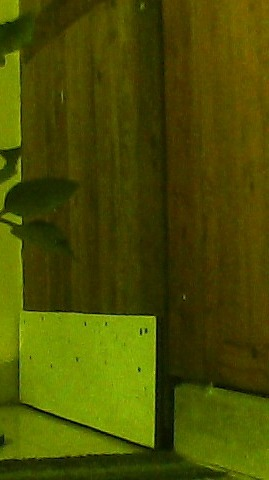
#> input picture tests/fixtures/rover_dead_blue_channel_20261021.jpg, 269 x 480 px
$ python -i leaf_proposal.py   (imports and definitions only)
#> lines starting #> are read from the running program, lines starting #| are printed output that depends on the picture; after the words box and inside, x2 and y2 are one past the last pixel; in counts of white or black regions, pixels touching at a corner belong together
#> further down, picture is the input picture: shape (480, 269, 3); mean B, G, R 2.7, 77.9, 74.4
"""Leaf-region proposal: frame -> illumination normalisation -> green mask -> crops.

This reuses the honest half of the delivered rover (`docs/rover_code_audit.md`
section 4): CLAHE on the LAB L-channel and a close-then-open morphology pass are
both sound. What is added is connected-component extraction, so the green mask
becomes a set of leaf crops a classifier can consume.

Two audited defects are fixed here and the fixes are flagged, not silent:

* **D1 - inverted gamma.** With the LUT convention ``out = (i/255)^(1/gamma) *
  255``, gamma > 1 brightens and gamma < 1 darkens. The delivered code applied
  ``gamma=2.0`` when the frame was already too bright and ``gamma=0.7`` when it
  was too dark, so both branches amplified the exposure problem. The constants
  are swapped here.
* **D10 - loose HSV bounds.** The inherited saturation floor of 30/255 admits
  grey and desaturated surfaces. The default is raised and, more importantly,
  exposed as a parameter instead of being buried as a literal.

The ``c > 1500`` spray-coverage threshold is **not** reimplemented here. It is
inherited, uncalibrated prototype logic (D9) and belongs to the *where to spray*
rule, not to leaf proposal.
"""
from __future__ import annotations

from dataclasses import dataclass

import cv2
import numpy as np


@dataclass
class ProposalConfig:
    # HSV gate. The inherited values were (25, 30, 30) - (95, 255, 255); the
    # saturation floor is raised to reject desaturated non-plant surfaces.
    hsv_lower: tuple[int, int, int] = (25, 60, 40)
    hsv_upper: tuple[int, int, int] = (95, 255, 255)
    #: reject components smaller than this many pixels
    min_component_area: int = 900
    #: pad each bounding box by this fraction of its size
    box_padding: float = 0.12
    #: crops are emitted square at this side length, ready for the classifier
    crop_size: int = 224
    #: at most this many crops per frame, largest first
    max_crops: int = 12
    bright_threshold: int = 170
    dark_threshold: int = 70


def adjust_gamma(image: np.ndarray, gamma: float) -> np.ndarray:
    """Gamma LUT. gamma > 1 brightens, gamma < 1 darkens.

    This is the convention the delivered code used, verified numerically in the
    audit: the LUT maps the 0..255 mean to 169.3 at gamma=2.0 and to 104.6 at
    gamma=0.7.
    """
    inv = 1.0 / gamma
    lut = np.array([((i / 255.0) ** inv) * 255 for i in range(256)]).astype("uint8")
    return cv2.LUT(image, lut)


def adaptive_vision(frame: np.ndarray, cfg: ProposalConfig | None = None) -> np.ndarray:
    """CLAHE on the LAB L-channel, then an exposure-correcting gamma pass."""
    cfg = cfg or ProposalConfig()
    lab = cv2.cvtColor(frame, cv2.COLOR_BGR2LAB)
#> lab: shape (480, 269, 3); mean of channels 0, 1, 2 79.5, 117.8, 165.4
    l, a, b = cv2.split(lab)
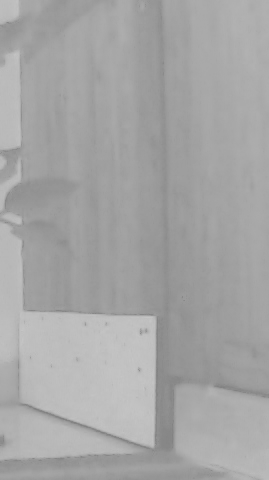
#> b: shape (480, 269); min 129, max 197, mean 165.4
    l = cv2.createCLAHE(clipLimit=2.0, tileGridSize=(8, 8)).apply(l)
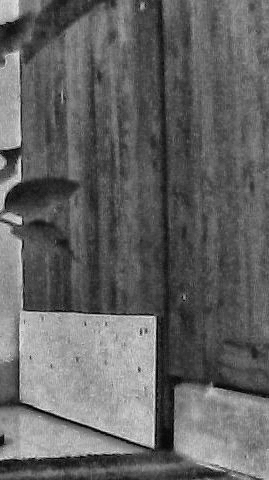
#> l: shape (480, 269); min 1, max 233, mean 99.5
    out = cv2.cvtColor(cv2.merge((l, a, b)), cv2.COLOR_LAB2BGR)
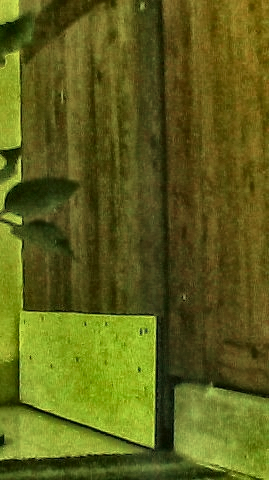
#> out: shape (480, 269, 3); mean B, G, R 25.4, 96.8, 94.3

    brightness = float(cv2.cvtColor(out, cv2.COLOR_BGR2GRAY).mean())
#> brightness = 87.9
    if brightness > cfg.bright_threshold:
        out = adjust_gamma(out, 0.7)  # D1 fix: darken an over-exposed frame
    elif brightness < cfg.dark_threshold:
        out = adjust_gamma(out, 2.0)  # D1 fix: brighten an under-exposed frame
    return out


def detect_green(frame: np.ndarray, cfg: ProposalConfig | None = None) -> np.ndarray:
    """Binary vegetation mask. Close-then-open, as in the delivered code."""
    cfg = cfg or ProposalConfig()
    hsv = cv2.cvtColor(frame, cv2.COLOR_BGR2HSV)
#> hsv: shape (480, 269, 3); mean H, S, V 30.4, 194.7, 102.1
    mask = cv2.inRange(hsv, np.array(cfg.hsv_lower), np.array(cfg.hsv_upper))
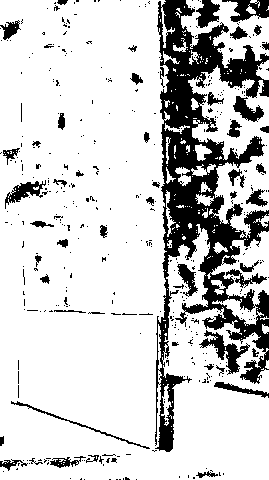
#> mask: shape (480, 269); 80.5% white; 415 black regions (362 under 20 px), largest, box (x1, y1, x2, y2) and area: (155, 0, 269, 452) 17706, (199, 330, 250, 375) 673, (222, 0, 269, 22) 557
    kernel = cv2.getStructuringElement(cv2.MORPH_ELLIPSE, (5, 5))
    mask = cv2.morphologyEx(mask, cv2.MORPH_CLOSE, kernel)
#> mask: shape (480, 269); 86.2% white; 77 black regions (8 under 20 px), largest, box (x1, y1, x2, y2) and area: (162, 127, 263, 274) 5212, (160, 0, 261, 128) 4733, (230, 319, 269, 349) 578
    mask = cv2.morphologyEx(mask, cv2.MORPH_OPEN, kernel)
#> mask: shape (480, 269); 85.4% white; 52 black regions (5 under 20 px), largest, box (x1, y1, x2, y2) and area: (158, 0, 269, 274) 11026, (186, 272, 269, 383) 2179, (231, 0, 269, 22) 538
    return mask


@dataclass
class LeafCrop:
    image: np.ndarray
    bbox: tuple[int, int, int, int]  # x, y, w, h
    area: int


def propose_leaf_crops(
    frame: np.ndarray, cfg: ProposalConfig | None = None
) -> list[LeafCrop]:
    """Frame -> illumination-normalised -> green mask -> components -> crops."""
    cfg = cfg or ProposalConfig()
    norm = adaptive_vision(frame, cfg)
    mask = detect_green(norm, cfg)

    n_labels, _labels, stats, _cent = cv2.connectedComponentsWithStats(mask, connectivity=8)
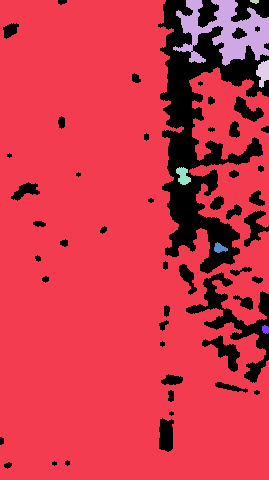
#> _labels: shape (480, 269) int32; 8 distinct labels, from 0 to 7; one colour per label, 0 black
#> n_labels = 8; stats = [[0, 0, 269, 469, 18915], [0, 0, 269, 480, 106465], [173, 0, 96, 66, 3160], [250, 0, 9, 4, 27], [256, 60, 13, 28, 237], [176, 167, 15, 18, 173], [214, 242, 14, 11, 93], [262, 325, 7, 9, 50]]
    h_img, w_img = frame.shape[:2]
#> h_img = 480; w_img = 269

    candidates = []
    for i in range(1, n_labels):  # 0 is background
        x, y, w, h, area = stats[i]
        if area < cfg.min_component_area:
            continue
        pad_x, pad_y = int(w * cfg.box_padding), int(h * cfg.box_padding)
        x0, y0 = max(0, x - pad_x), max(0, y - pad_y)
        x1, y1 = min(w_img, x + w + pad_x), min(h_img, y + h + pad_y)
        if x1 <= x0 or y1 <= y0:
            continue
        crop = frame[y0:y1, x0:x1]
        if crop.size == 0:
            continue
        crop = cv2.resize(crop, (cfg.crop_size, cfg.crop_size), interpolation=cv2.INTER_AREA)
        candidates.append(LeafCrop(image=crop, bbox=(x0, y0, x1 - x0, y1 - y0), area=int(area)))
#> this loop made 7 passes
#> (x, y, w, h, area, pad_x, pad_y, x0) on passes 1 to 2: (0, 0, 269, 480, 106465, 32, 57, 0), (173, 0, 96, 66, 3160, 11, 7, 162)
#> pass 1, in propose_leaf_crops, `crop = cv2.resize(crop, (cfg.crop_size, cfg.crop_size), interpolation=..`:
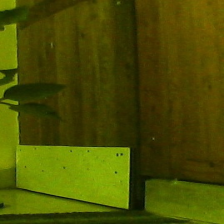
#> crop: shape (224, 224, 3); mean B, G, R 2.7, 77.9, 74.4
#> pass 2, in propose_leaf_crops, `crop = cv2.resize(crop, (cfg.crop_size, cfg.crop_size), interpolation=..`:
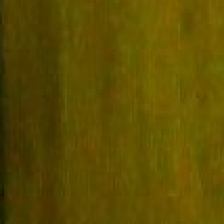
#> crop: shape (224, 224, 3); mean B, G, R 1.7, 77.4, 92.7
#> after the loop, candidates = 2 items

    candidates.sort(key=lambda c: c.area, reverse=True)
    return candidates[: cfg.max_crops]


def green_coverage(mask: np.ndarray) -> float:
    """Fraction of the mask that is vegetation.

    Reported so the inherited ``c > 1500`` trigger can be *described* in the
    thesis in calibrated units (a fraction) rather than as a bare pixel count.
    It is not used as a spray decision here.
    """
    return float((mask > 0).mean())

>>> import cv2
>>> picture = cv2.imread('../../tests/fixtures/rover_dead_blue_channel_20261021.jpg')
>>> result = propose_leaf_crops(picture)
#> result = 2 items
